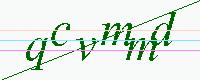
#> input picture test_captcha.png, 200 x 80 px; its folder holds only this picture in this run
$ python captcha_smooth.py
#> lines starting #> are read from the running program, lines starting #| are printed output that depends on the picture
#!/usr/bin/env python3
"""
Simple CAPTCHA smoothing script

Applies median blur smoothing to CAPTCHA images.
"""

import cv2
import glob
import os

def smooth_captcha_images():
    """Apply smoothing to all CAPTCHA images"""

    # Find all CAPTCHA files
    captcha_files = glob.glob("test_captcha*.png")

    print(f"Found {len(captcha_files)} files to smooth")

    # Apply smoothing to each file
    for file in captcha_files:
        # Read the image
        img = cv2.imread(file)
#> img is the input picture: shape (80, 200, 3); mean B, G, R 226.8, 233.9, 225.2
        if img is None:
            print(f"Warning: Could not read {file}")
            continue

        # Apply median blur smoothing
        smoothed = cv2.medianBlur(img, 3)
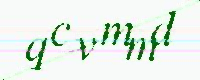
#> smoothed: shape (80, 200, 3); mean B, G, R 230.5, 237.9, 228.6

        # Create output filename
        output_file = file.replace(".png", "_smoothed.png")

        # Save the smoothed image
        success = cv2.imwrite(output_file, smoothed)

        if success:
            print(f"Smoothed {file} -> {output_file}")
        else:
            print(f"Failed to save {output_file}")

    print("Smoothing complete!")

if __name__ == "__main__":
    smooth_captcha_images()
